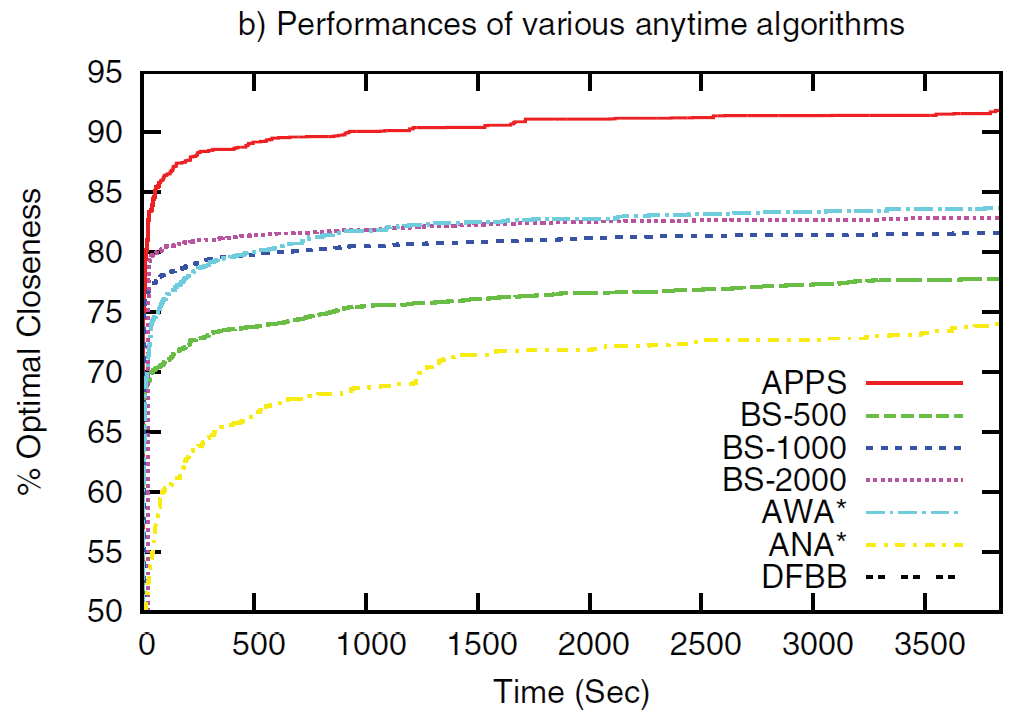
#> input picture graphimage.png, 1013 x 719 px
$ python preprocessor.py   (Python 2 division)
#> lines starting #> are read from the running program, lines starting #| are printed output that depends on the picture; after the words box and inside, x2 and y2 are one past the last pixel; in counts of white or black regions, pixels touching at a corner belong together
#> further down, img_inp is the input picture: shape (719, 1013, 3); mean B, G, R 240.9, 241.6, 242.2
#Resize image
import cv2
import subprocess
import glob
import os
import re
import numpy as np
from garbageImageDetector import isGarbageImage
from pylab import array, plot, show, axis, arange, figure, uint8

def resizeImage(img):

	shape = img.shape
#> shape = (719, 1013, 3)
	rows = shape[0];
#> rows = 719
	cols = shape[1];
#> cols = 1013

	if rows > cols:
		scale = 1000.0/rows
	else:
		scale = 1000.0/cols
#> scale = 0.987

	img = cv2.resize(img,None,fx=scale, fy=scale, interpolation = cv2.INTER_CUBIC)
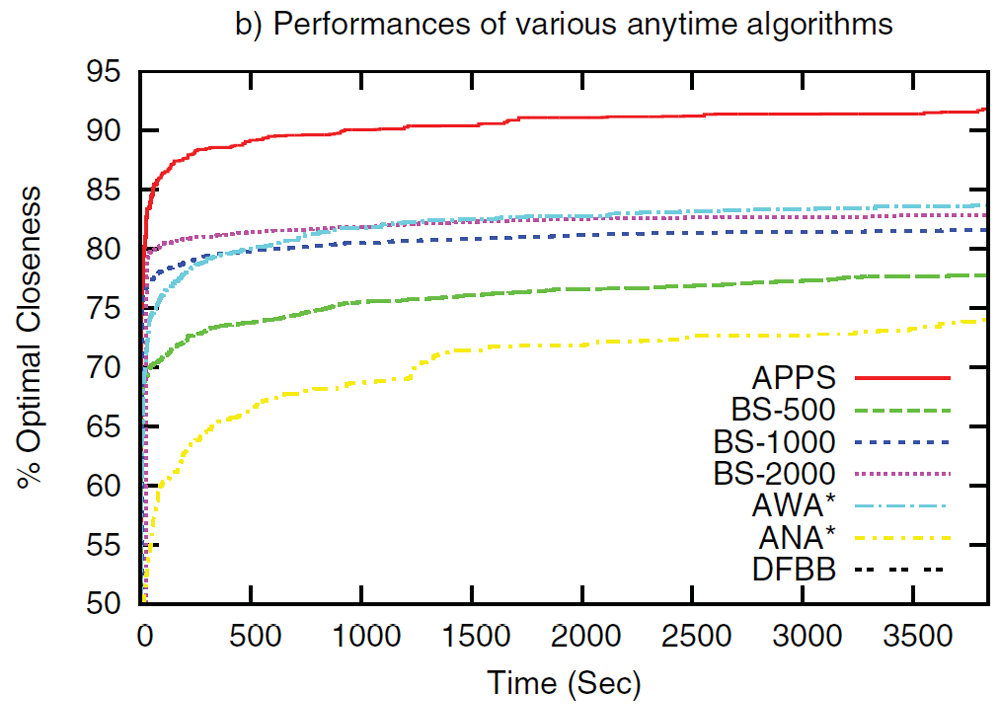
#> img: shape (710, 1000, 3); mean of channels 0, 1, 2 240.8, 241.5, 242; drawn as B, G, R

	return img

#morphological operations
def morphological(img):
	kernel = np.ones((3,3),np.uint8)
	erosion = cv2.erode(img,kernel,iterations = 1)
	kernel = np.ones((2,2),np.uint8)
	dilation = cv2.dilate(erosion,kernel,iterations = 1)
	return dilation

#clustering
def cluster(img):
	Z = img.reshape((-1,3))

	# convert to np.float32
	Z = np.float32(Z)

	# define criteria, number of clusters(K) and apply kmeans()
	criteria = (cv2.TERM_CRITERIA_EPS + cv2.TERM_CRITERIA_MAX_ITER, 10, 1.0)
	K = 8
	ret,label,center=cv2.kmeans(Z,K,criteria,10,cv2.KMEANS_RANDOM_CENTERS)
#> ret = 169576671; center = [[67.67, 184.9, 104.5], [12.84, 10.49, 13.51], [135.3, 85.33, 57.58], [255.4, 255.6, 255.5], [215.9, 197.5, 137.6], [34.49, 51.09, 193.3], [143.2, 141.6, 210.3], [38.38, 236, 246.4]]

	# Now convert back into uint8, and make original image
	center = np.uint8(center)
#> center = [[67, 184, 104], [12, 10, 13], [135, 85, 57], [255, 255, 255], [215, 197, 137], [34, 51, 193], [143, 141, 210], [38, 236, 246]]
	res = center[label.flatten()]
	res2 = res.reshape((img.shape))
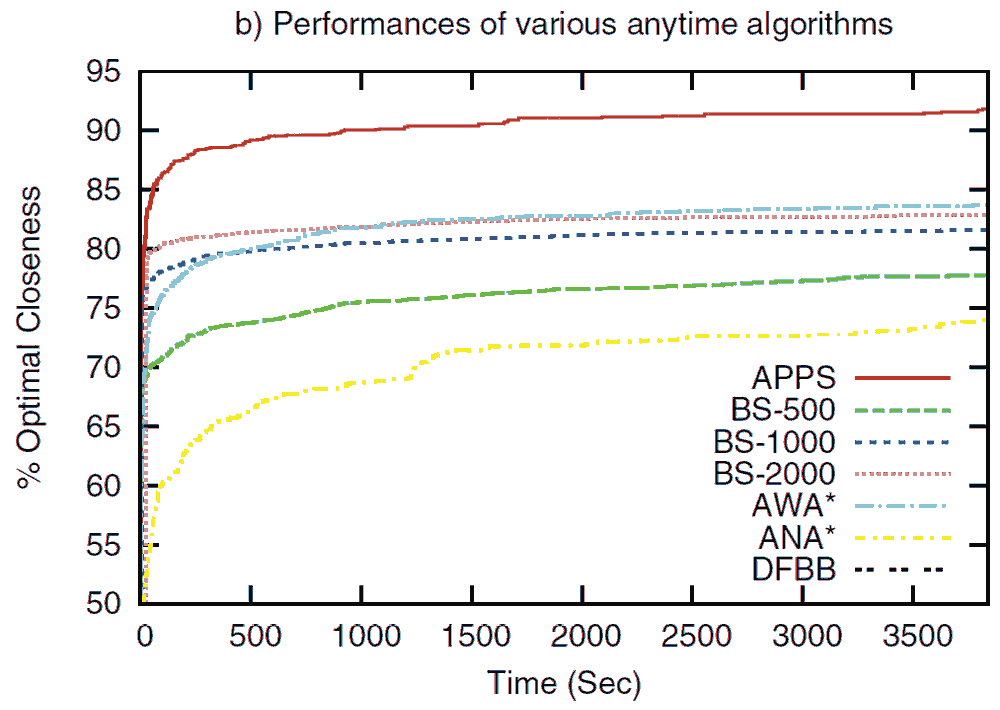
#> res2: shape (710, 1000, 3); mean of channels 0, 1, 2 241, 241.6, 242.2; drawn as B, G, R
	return res2

#enhancing
def sharpenImage(img):
	 blur = cv2.bilateralFilter(img,9,75,75)
	 weighted=cv2.addWeighted(img, 1.5, blur, -0.5, 0)
	 return weighted

def enhance(image):
	maxIntensity = 255.0 # depends on dtype of image data
	x = arange(maxIntensity)

	# Parameters for manipulating image data
	phi = 1
	theta = 1

	# Increase intensity such that
	# dark pixels become much brighter,
	# bright pixels become slightly bright
	newImage0 = (maxIntensity/phi)*(image/(maxIntensity/theta))**0.5
	newImage0 = array(newImage0,dtype=uint8)

	y = (maxIntensity/phi)*(x/(maxIntensity/theta))**0.5

	# Decrease intensity such that
	# dark pixels become much darker,
	# bright pixels become slightly dark
	newImage1 = (maxIntensity/phi)*(image/(maxIntensity/theta))**2
	newImage1 = array(newImage1,dtype=uint8)

	return newImage1

#Otsu's binarization
def otsusBinarization(img):

	img = cv2.cvtColor(img,cv2.COLOR_BGR2GRAY)
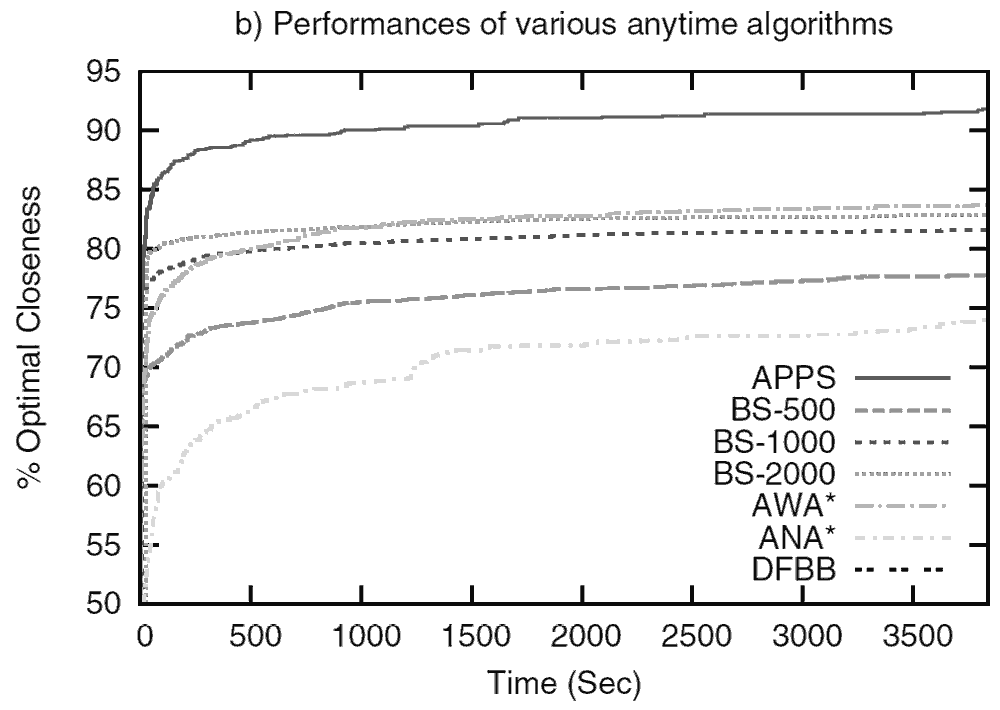
#> img: shape (710, 1000); min 11, max 255, mean 241.7
	# blur = cv2.bilateralFilter(img,9,75,75)
   	ret,img = cv2.threshold(img,0,255,cv2.THRESH_BINARY+cv2.THRESH_OTSU)
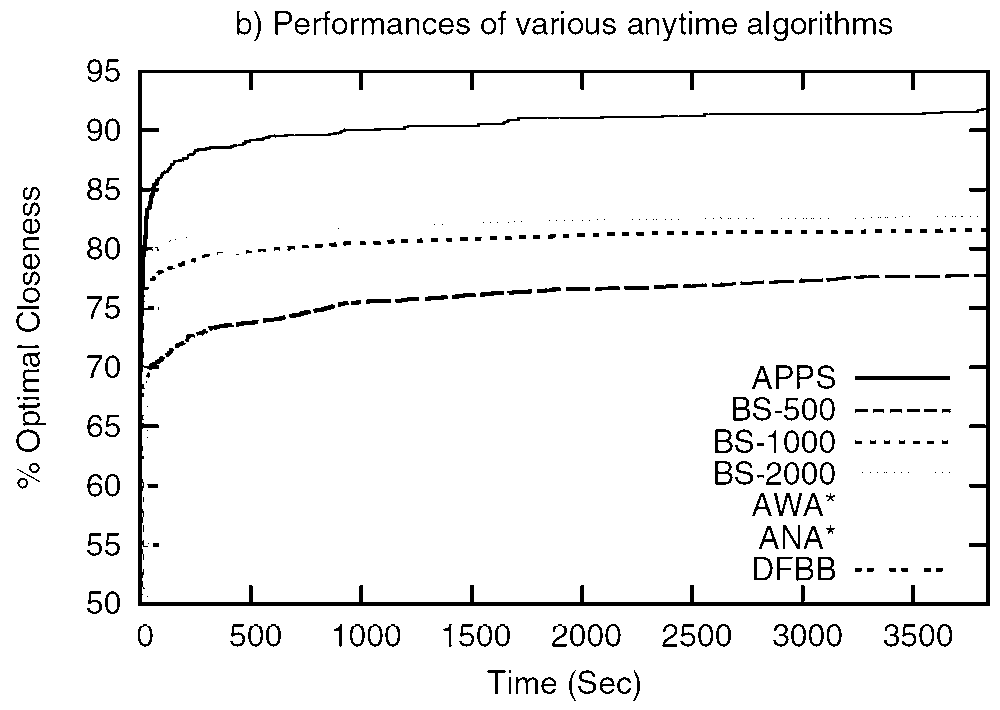
#> img: shape (710, 1000); 94.7% white; 353 black regions (94 under 20 px), largest, box (x1, y1, x2, y2) and area: (138, 70, 990, 606) 14714, (855, 376, 950, 380) 380, (774, 493, 802, 516) 226
#> ret = 147

	return img

#Otsu's binarization
# [131 lines left out: functions iterativeThresholding, makeEnlarged, genImages, not called in this run]


if __name__=="__main__":
	img_inp = cv2.imread("graphimage.png")
	img=resizeImage(img_inp)
	img1=sharpenImage(img)
	cv2.imwrite("sharpened.tiff",img1)
	img2=cluster(img1)
	cv2.imwrite("clustered.tiff",img2)
	out = otsusBinarization(img2)
	out1=enhance(out)
	out2=morphological(out1)
#> in morphological, `erosion = cv2.erode(img,kernel,iterations = 1)`:
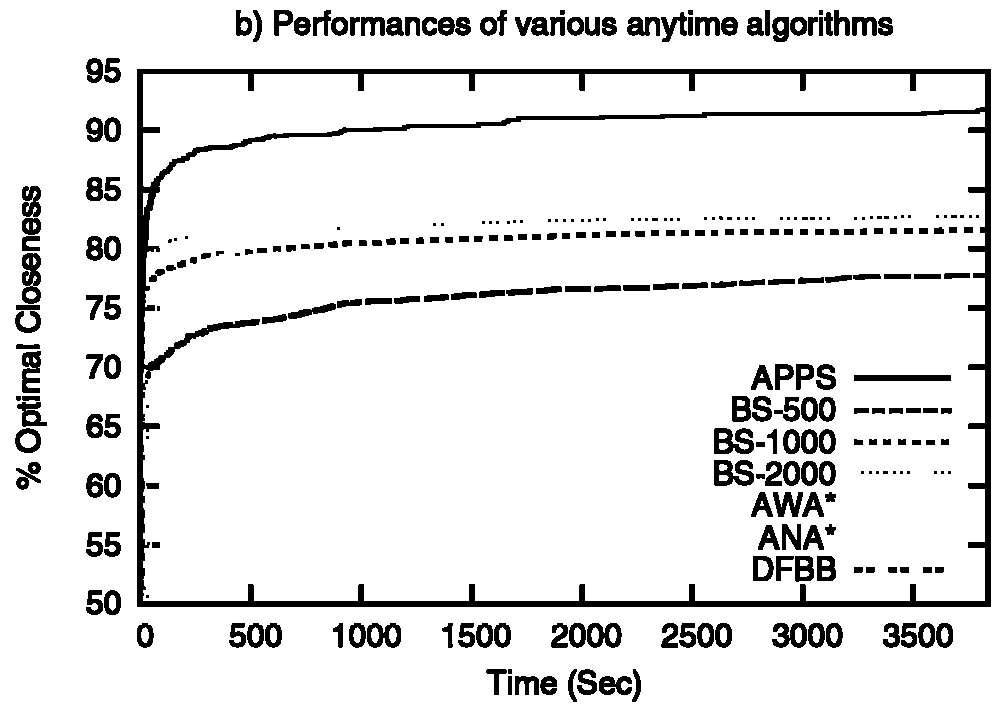
#> erosion: shape (710, 1000); 90.3% white; 310 black regions (70 under 20 px), largest, box (x1, y1, x2, y2) and area: (137, 69, 991, 607) 24081, (714, 428, 754, 454) 690, (714, 460, 754, 486) 686
#> in morphological, `dilation = cv2.dilate(erosion,kernel,iterations = 1)`:
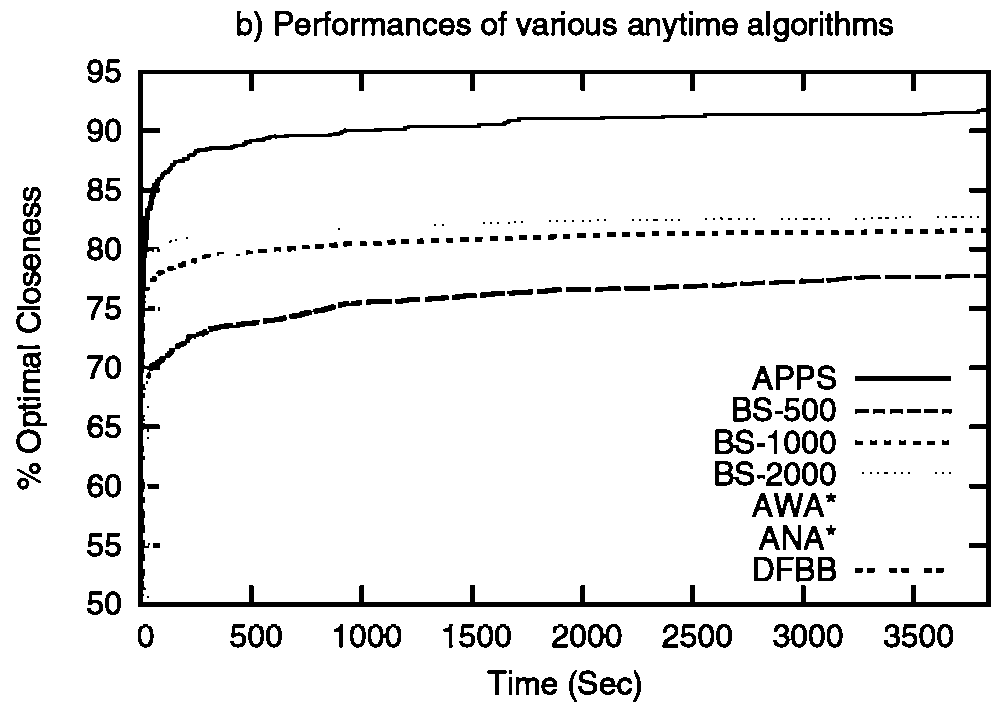
#> dilation: shape (710, 1000); 92.5% white; 318 black regions (77 under 20 px), largest, box (x1, y1, x2, y2) and area: (138, 70, 991, 607) 19674, (715, 429, 754, 454) 529, (715, 461, 754, 486) 526
	cv2.imwrite("out.tiff",out2)
